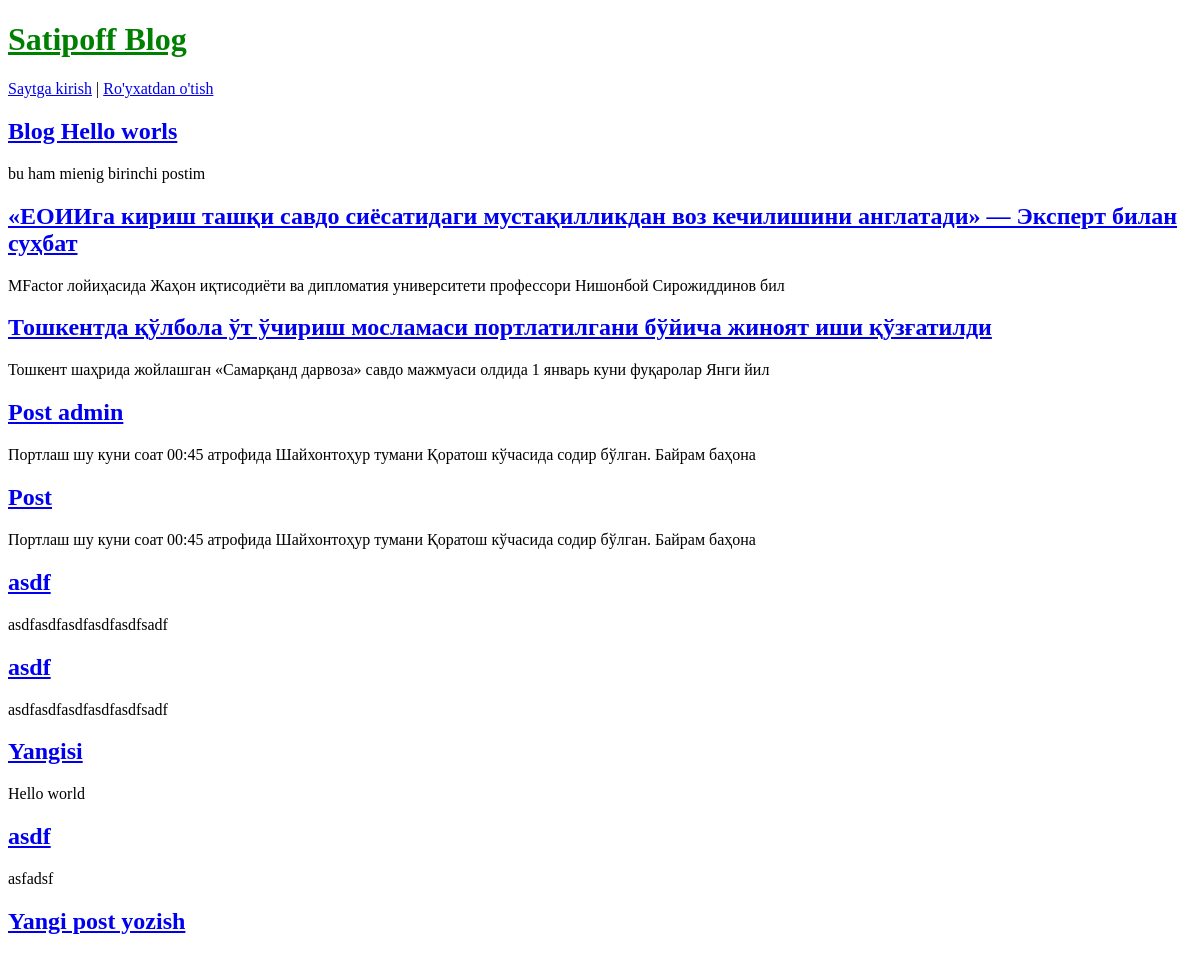
Before: / with the older database file.
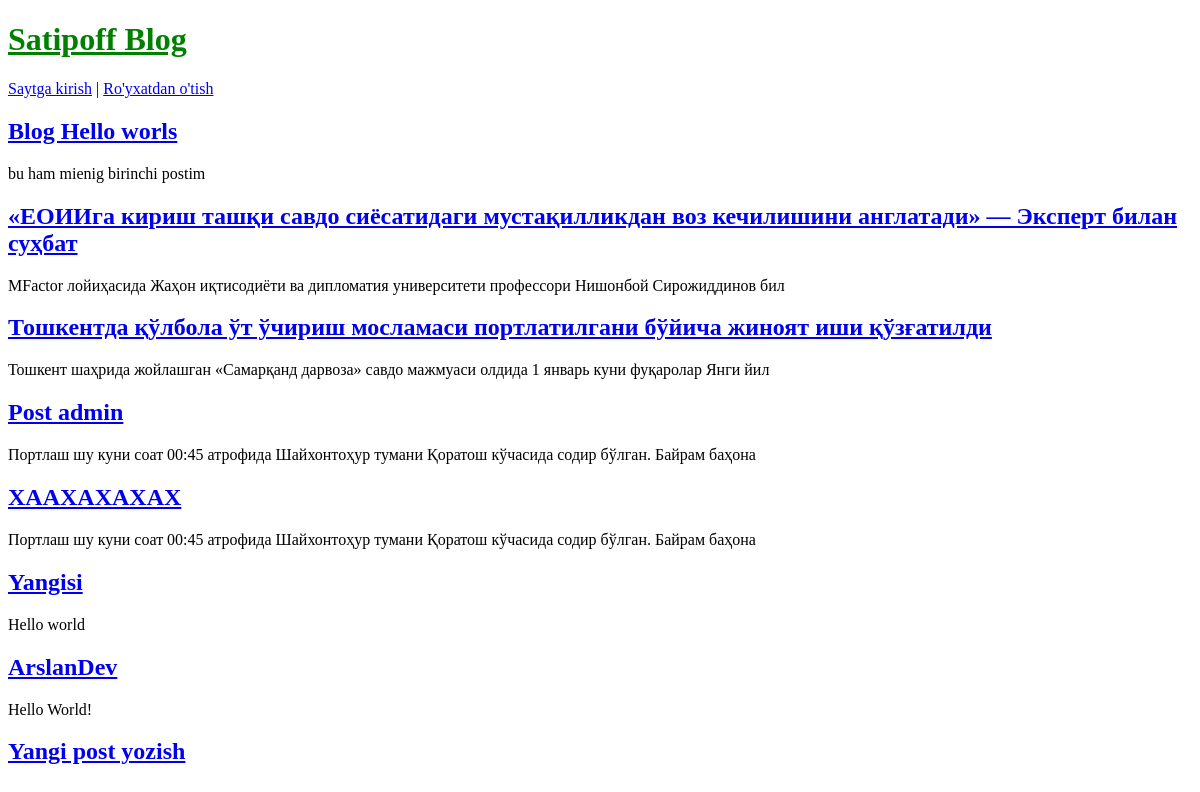
After: the same page with the newer database file.
### blog/models.py (models this page shows, shortened)
class Post(models.Model):
    title = models.CharField(max_length=200)
    author = models.ForeignKey(
        'auth.User',
        on_delete=models.CASCADE
    )
    body = models.TextField()

### blog/views.py (the view)
# urls.py: path('', BlogListView.as_view(), name='home'),
class BlogListView(ListView):
    model = Post
    template_name = 'home.html'

### templates/home.html
{% extends 'base.html' %}
{% block content %}
    {% for post in object_list %}
        <div class="post-entry">
            <h2><a href="{% url 'post_detail' post.pk %}">{{ post.title }}</a></h2>
            <p>{{ post.body | slice:":100" }}</p>
        </div>
    {% endfor %}
{% endblock content %}

Changed rows visible on the page:
removed Post: title "asdf", body "asdfasdfasdfasdfasdfsadf"
removed Post: title "asdf", body "asdfasdfasdfasdfasdfsadf"
removed Post: title "asdf", body "asfadsf"
changed Post: title "Post" → "XAAXAXAXAX"
added Post: title "ArslanDev", body "Hello World!"
